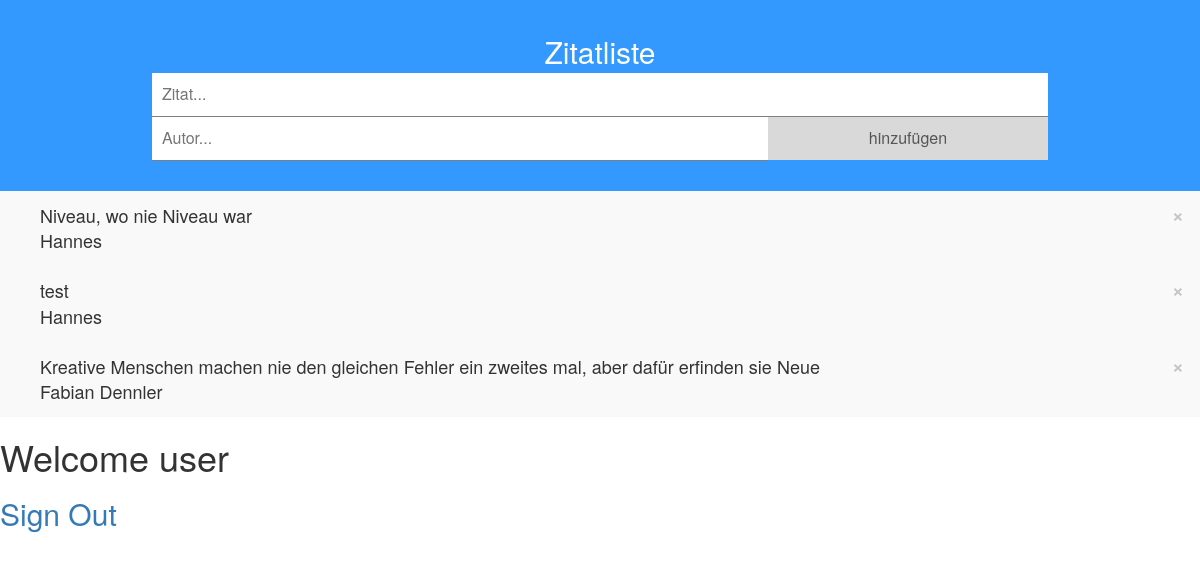
The page /files/liste-php.php (signed in) on the database its author committed.
### tables this page shows
CREATE TABLE IF NOT EXISTS `zitat` (
  `idZitat` bigint(20) NOT NULL AUTO_INCREMENT,
  `quote` longtext NOT NULL,
  `autor` varchar(255) NOT NULL,
  `updated` datetime DEFAULT NULL,
  `created` datetime NOT NULL,
  PRIMARY KEY (`idZitat`)
);

### files/session.php (called while the page is built, shortened)
<?php
   include('../inc/connect.php');
   $user_check = $_SESSION['login_user'];
   $ses_sql = mysqli_query($link,"select username from login where username = '$user_check' ");
   $row = mysqli_fetch_array($ses_sql,MYSQLI_ASSOC);
   $login_session = $row['username'];
?>

### files/liste-php.php (the view, shortened to what this page needs)
<?php
	include('session.php');
	require_once ('../inc/connect.php');
	$abfrage = 'SELECT * FROM zitat';
	$res = mysqli_query ($link, $abfrage) or die('Fehler mysqli_query(): ' . mysqli_error($link));
?>
<html>
	<head>
		<link rel="stylesheet" href="https://maxcdn.bootstrapcdn.com/bootstrap/3.3.7/css/bootstrap.min.css">
		<link rel="stylesheet" href="liste.css">
	</head>
		<body>
		<div id="myDIV" class="header">
		  <h2 style="margin:5px">Zitatliste</h2>
		  <input type="text" id="inputZitat" placeholder="Zitat...">
		  <input type="text" id="inputAutor" placeholder="Autor...">
		  <span onclick="newElement()" class="addBtn">hinzufügen</span>
		</div>
		<?php
			while ($row = mysqli_fetch_assoc($res)) {
				echo "<ul id='myUL'>";
					echo "<li>";
						echo $row['quote'] . "<br>";
						echo $row['autor'];
					echo "</li>";
				echo "</ul>";
			}
		?>
		<h1>Welcome <?php echo $login_session; ?></h1>
		<h2><a href = "logout.php">Sign Out</a></h2>
	</body>
</html>

### files/liste.css (style rules this page uses)
body { margin: 0; min-width: 250px; }
* { box-sizing: border-box; }
ul { margin: 0; padding: 0; }
ul li { cursor: pointer; position: relative; padding: 12px 8px 12px 40px; list-style-type: none; background: #eee; font-size: 18px; transition: 0.2s; -webkit-user-select: none; -moz-user-select: none; -ms-user-select: none; user-select: none; }
ul li:nth-child(odd) { background: #f9f9f9; }
.header { background-color: #3399ff; padding: 30px 40px; color: white; text-align: center; }
.header:after { content: ""; display: table; clear: both; }
input { border: none; padding: 10px; float: left; font-size: 16px; margin-left: 10%; border-bottom: 1px solid gray; color: black; }
#inputZitat { width: 80%; margin-right: 10%; }
#inputAutor { width: 55%; }
.addBtn { padding: 10px; width: 25%; background: #d9d9d9; color: #555; float: left; text-align: center; font-size: 16px; cursor: pointer; transition: 0.3s; }

### rows shown on the page
zitat: quote "Niveau, wo nie Niveau war", autor "Hannes"
zitat: quote "test", autor "Hannes"
zitat: quote "Kreative Menschen machen nie den gleichen Fehler ein zweites mal, aber dafür erfinden sie Neue", autor "Fabian Dennler"

### other values the page prints
$login_session "user"
